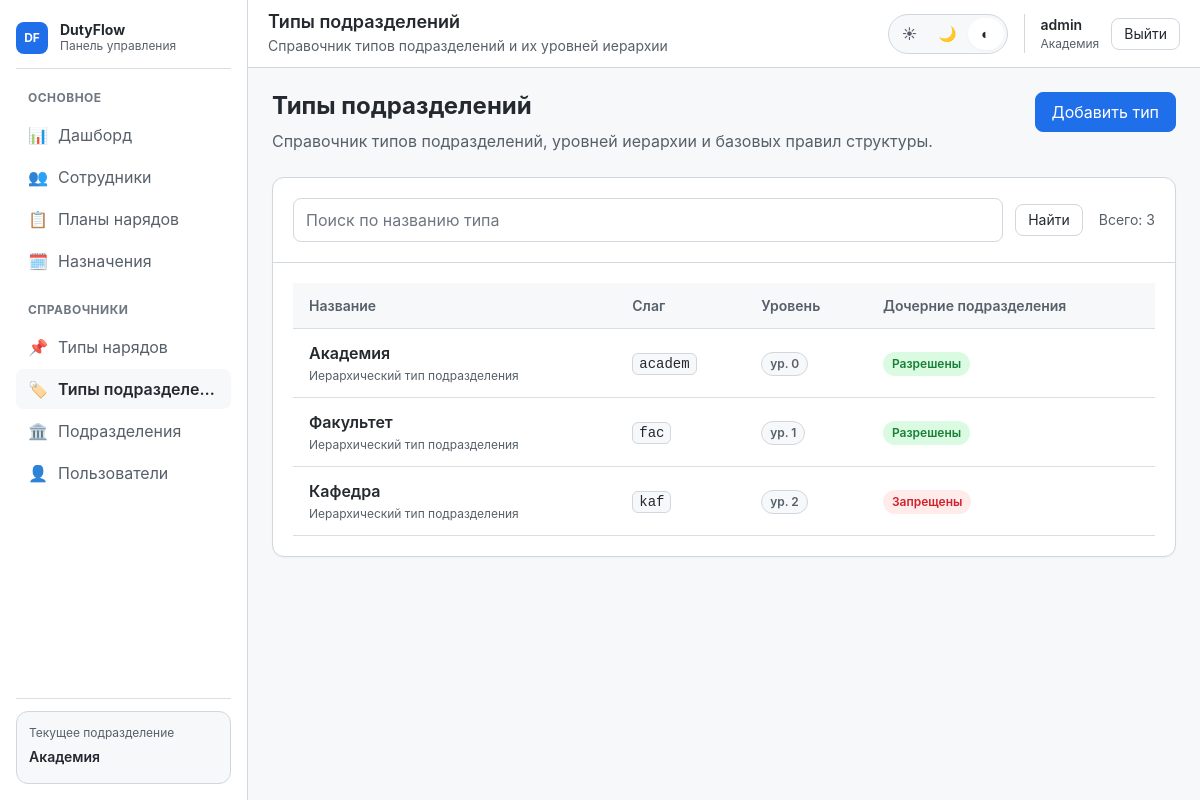
The page /unit-types/ (signed in) on the database as committed earlier.
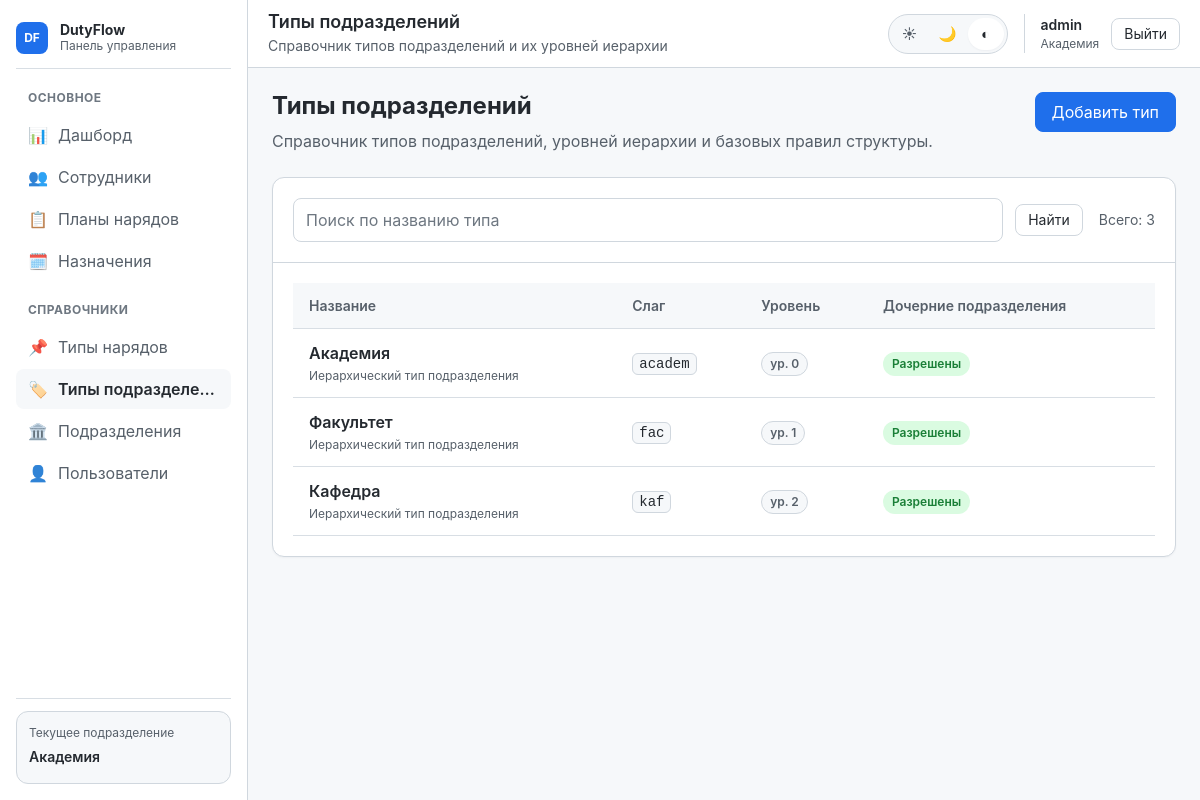
The same page on the database as committed later.
### units/models.py (models this page shows, shortened)
class UnitType(models.Model):
    name = models.CharField(max_length=50, unique=True, verbose_name="Название типа")
    slug = models.SlugField(max_length=50, unique=True, verbose_name="Слаг")
    level = models.PositiveSmallIntegerField(
        default=0,
        verbose_name="Уровень иерархии",
        help_text="0 - самый высокий уровень (академия), 1 - факультет, 2 - кафедра и т.д."
    )
    can_have_children = models.BooleanField(
        default=True,
        verbose_name="Может иметь дочерние подразделения"
    )
    class Meta:
        verbose_name = "Тип подразделения"
        verbose_name_plural = "Типы подразделений"
        ordering = ['level', 'name']

### core/views/units/unit_type.py (the view)
@login_required
def unit_type_list(request):
    if not UnitTypeService.can_manage(request.user):
        messages.error(request, "Доступ только для администраторов")
        return redirect("auth:dashboard")
    unit_types = UnitType.objects.all().order_by("level", "name")
    search_query = request.GET.get("q", "").strip()
    if search_query:
        unit_types = unit_types.filter(name__icontains=search_query)
    return render(request, "app/unit_types/list.html", {
        "unit_types": unit_types,
        "active_tab": "unit_types",
        "page_title": "Типы подразделений",
        "page_subtitle": "Справочник типов подразделений и их уровней иерархии",
        "can_add": True,
        "search_query": search_query,
    })

### core/services/unit_service.py (called while the page is built)
    @staticmethod
    def can_manage(user):
        from users_app.access_service import AccessService
        access = AccessService(user)
        return access.user_level == 0

### templates/app/unit_types/list.html (shortened to what this page needs)
{% extends 'app/base_app.html' %}
{% block app_content %}
<section class="page-section">
    <div class="page-header">
        <div class="page-header__main">
            <h2 class="page-header__title">Типы подразделений</h2>
            <p class="page-header__subtitle">
                Справочник типов подразделений, уровней иерархии и базовых правил структуры.
            </p>
        </div>
        {% if can_add %}
        <div class="page-header__actions">
            <a href="{% url 'unit_type:add' %}" class="button button--primary">
                Добавить тип
            </a>
        </div>
        {% endif %}
    </div>
</section>
<section class="page-section">
    <article class="card">
        <div class="card__header unit-types-toolbar">
            <form method="get" class="unit-types-toolbar__search form" role="search">
                <div class="unit-types-search">
                    <input
                        type="search"
                        name="q"
                        value="{{ search_query|default:'' }}"
                        placeholder="Поиск по названию типа"
                        aria-label="Поиск типов подразделений"
                    >
                    <button type="submit" class="button button--sm">Найти</button>
                </div>
            </form>
            <div class="unit-types-toolbar__meta">
                <span class="unit-types-counter">Всего: {{ unit_types|length }}</span>
            </div>
        </div>
        <div class="card__body">
            {% if unit_types %}
                <div class="table-wrap">
                    <table class="table">
                        <thead>
                            <tr>
                                <th>Название</th>
                                <th>Слаг</th>
                                <th>Уровень</th>
                                <th>Дочерние подразделения</th>
                            </tr>
                        </thead>
                        <tbody>
                            {% for item in unit_types %}
                            <tr class="table-row-link" data-href="{% url 'unit_type:detail' item.pk %}">
                                <td>
                                    <div class="type-cell">
                                        <a href="{% url 'unit_type:detail' item.pk %}" class="type-cell__name">
                                            {{ item.name }}
                                        </a>
                                        <div class="type-cell__meta">
                                            Иерархический тип подразделения
                                        </div>
                                    </div>
                                </td>
                                <td>
                                    <code class="inline-code">{{ item.slug }}</code>
                                </td>
                                <td>
                                    <span class="badge">ур. {{ item.level }}</span>
                                </td>
                                <td>
                                    {% if item.can_have_children %}
                                        <span class="badge badge--success">Разрешены</span>
                                    {% else %}
                                        <span class="badge badge--danger">Запрещены</span>
                                    {% endif %}
                                </td>
                            </tr>
                            {% endfor %}
                        </tbody>
                    </table>
                </div>
            {% endif %}
        </div>
    </article>
</section>
{% endblock %}

Rows that differ between the two databases and show on the page:
changed UnitType "Кафедра": can_have_children "Запрещены" → "Разрешены"
